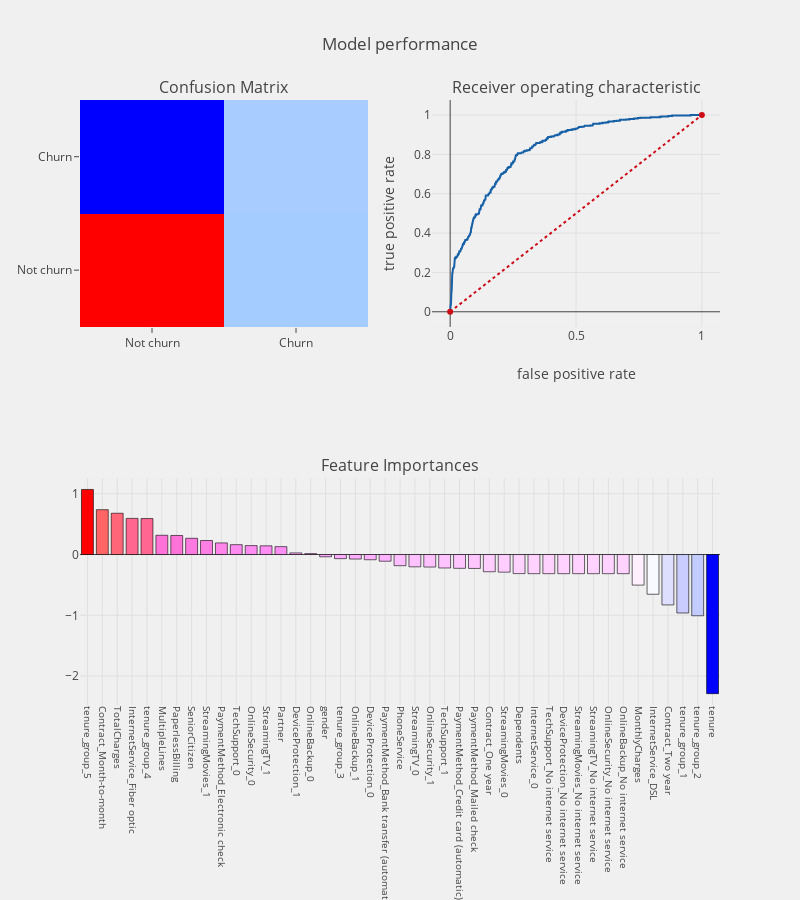

Notebook source saved alongside this figure:
### Markdown cell above
其實抽樣的效果跟加權差不多，差別在於我們的過抽樣(SMOTE方法)會使得model的f1-score好看一些。

### Code cell
## 試試看綜合抽樣方法
from imblearn.over_sampling import SMOTE
from imblearn.combine import SMOTETomek

cols    = [i for i in df.columns if i not in Id_col+target_col]


smote_X = df[cols]
smote_Y = df[target_col]

#Split train and test
s_train_X , s_test_X , s_train_Y , s_test_Y = train_test_split(smote_X , smote_Y , test_size = 0.25 , random_state = 42)
os = SMOTETomek(random_state = 42)
os_smote_X ,os_smote_Y = os.fit_sample(s_train_X , s_train_Y.astype(int))
os_smote_X = pd.DataFrame(data=os_smote_X , columns= cols)
os_smote_Y = pd.DataFrame(data = os_smote_Y , columns=target_col)

logit_smote = LogisticRegression(C=1.0, class_weight = None, dual=False, fit_intercept=True,
          intercept_scaling=1, max_iter=100, multi_class='ovr', n_jobs=1,
          penalty='l2', random_state=None, solver='liblinear', tol=0.0001,
          verbose=0, warm_start=False)

select_model_prediction(logit_smote,os_smote_X,test_X,os_smote_Y,test_Y,
                         cols,"coefficients",threshold_plot = True)

### Figure 1 — Plotly figure (JSON) as saved in the notebook; plotly's stock layout.template omitted (floating-point values rounded to 4 significant figures; data arrays with more than 128 entries replaced by an {"elided": "..."} marker saying what was removed)
{"data": [{"colorscale": "Picnic", "name": "matrix", "showscale": false, "type": "heatmap", "uid": "90c5f330-4ccc-47d4-a352-d6f67cc9d879", "x": ["Not churn", "Churn"], "xaxis": "x", "y": ["Not churn", "Churn"], "yaxis": "y", "z": [[938, 362], [89, 369]]}, {"line": {"color": "rgb(22, 96, 167)", "width": 2}, "name": "Roc : 0.763607658716829", "type": "scatter", "uid": "ab4f175d-b211-49af-8586-aa78eb433b50", "x": {"elided": "496 float values"}, "xaxis": "x2", "y": {"elided": "496 float values"}, "yaxis": "y2"}, {"line": {"color": "rgb(205, 12, 24)", "dash": "dot", "width": 2}, "type": "scatter", "uid": "a448e1ee-a712-46bf-88e5-09cf1b929f71", "x": [0, 1], "xaxis": "x2", "y": [0, 1], "yaxis": "y2"}, {"marker": {"color": [1.07, 0.7381, 0.6795, 0.5946, 0.5921, 0.3171, 0.3135, 0.267, 0.2306, 0.1914, 0.1623, 0.1467, 0.1434, 0.1298, 0.02678, 0.01509, -0.03716, -0.06775, -0.07412, -0.08582, -0.1101, -0.1838, -0.2024, -0.2057, -0.2213, -0.227, -0.2286, -0.2833, -0.2897, -0.3141, -0.3152, -0.3152, -0.3152, -0.3152, -0.3152, -0.3152, -0.3152, -0.503, -0.6537, -0.8292, -0.9617, -1.007, -2.289], "colorscale": "Picnic", "line": {"color": "black", "width": 0.6}}, "name": "coefficients", "type": "bar", "uid": "69f47131-bfc9-48fd-8798-280931af8ca7", "x": ["tenure_group_5", "Contract_Month-to-month", "TotalCharges", "InternetService_Fiber optic", "tenure_group_4", "MultipleLines", "PaperlessBilling", "SeniorCitizen", "StreamingMovies_1", "PaymentMethod_Electronic check", "TechSupport_0", "OnlineSecurity_0", "StreamingTV_1", "Partner", "DeviceProtection_1", "OnlineBackup_0", "gender", "tenure_group_3", "OnlineBackup_1", "DeviceProtection_0", "PaymentMethod_Bank transfer (automatic)", "PhoneService", "StreamingTV_0", "OnlineSecurity_1", "TechSupport_1", "PaymentMethod_Credit card (automatic)", "PaymentMethod_Mailed check", "Contract_One year", "StreamingMovies_0", "Dependents", "InternetService_0", "TechSupport_No internet service", "DeviceProtection_No internet service", "StreamingMovies_No internet service", "StreamingTV_No internet service", "OnlineSecurity_No internet service", "OnlineBackup_No internet service", "MonthlyCharges", "InternetService_DSL", "Contract_Two year", "tenure_group_1", "tenure_group_2", "tenure"], "xaxis": "x3", "y": [1.07, 0.7381, 0.6795, 0.5946, 0.5921, 0.3171, 0.3135, 0.267, 0.2306, 0.1914, 0.1623, 0.1467, 0.1434, 0.1298, 0.02678, 0.01509, -0.03716, -0.06775, -0.07412, -0.08582, -0.1101, -0.1838, -0.2024, -0.2057, -0.2213, -0.227, -0.2286, -0.2833, -0.2897, -0.3141, -0.3152, -0.3152, -0.3152, -0.3152, -0.3152, -0.3152, -0.3152, -0.503, -0.6537, -0.8292, -0.9617, -1.007, -2.289], "yaxis": "y3"}], "layout": {"annotations": [{"font": {"size": 16}, "showarrow": false, "text": "Confusion Matrix", "x": 0.225, "xanchor": "center", "xref": "paper", "y": 1, "yanchor": "bottom", "yref": "paper"}, {"font": {"size": 16}, "showarrow": false, "text": "Receiver operating characteristic", "x": 0.775, "xanchor": "center", "xref": "paper", "y": 1, "yanchor": "bottom", "yref": "paper"}, {"font": {"size": 16}, "showarrow": false, "text": "Feature Importances", "x": 0.5, "xanchor": "center", "xref": "paper", "y": 0.375, "yanchor": "bottom", "yref": "paper"}], "autosize": false, "height": 900, "margin": {"b": 195}, "paper_bgcolor": "rgba(240,240,240, 0.95)", "plot_bgcolor": "rgba(240,240,240, 0.95)", "showlegend": false, "title": {"text": "Model performance"}, "width": 800, "xaxis": {"anchor": "y", "domain": [0, 0.45]}, "xaxis2": {"anchor": "y2", "domain": [0.55, 1], "title": {"text": "false positive rate"}}, "xaxis3": {"anchor": "y3", "domain": [0, 1], "showgrid": true, "tickangle": 90, "tickfont": {"size": 10}}, "yaxis": {"anchor": "x", "domain": [0.625, 1]}, "yaxis2": {"anchor": "x2", "domain": [0.625, 1], "title": {"text": "true positive rate"}}, "yaxis3": {"anchor": "x3", "domain": [0, 0.375]}}}
